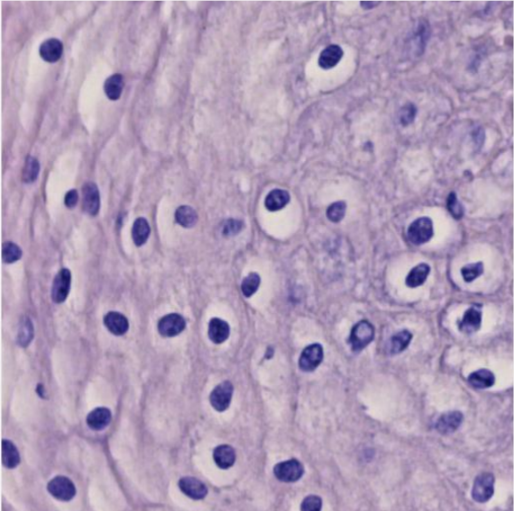
%> input picture cell-counting/cell.png, 514 x 511 px
$ octave cell_counter_rgb.m   (GNU Octave 9; MATLAB toolbox functions it lacks are replaced by stand-ins)
%> lines starting %> are read from the running program, lines starting %| are printed output that depends on the picture; in (x1, y1, x2, y2) boxes, pixels count from 0 and x2, y2 are one past the last pixel; in counts of white or black regions, pixels touching at a corner belong together; the program's own positions count from 1
clear all, close all; clc

I = imread('cell.png');
%> I is the input picture: size 511x514x3 uint8; mean R, G, B 176.3, 155.7, 184.8

[Nx, My, D] = size(I);
%> Nx = 511; My = 514; D = 3
I_mat = reshape(I, Nx*My, 3);

[ID, Ct] = kmeans(double(I_mat), 2);
%> Ct = [183.8 162.6 188.6; 96.71 82.22 143.5]

I_kmn = reshape(ID, Nx, My, []);
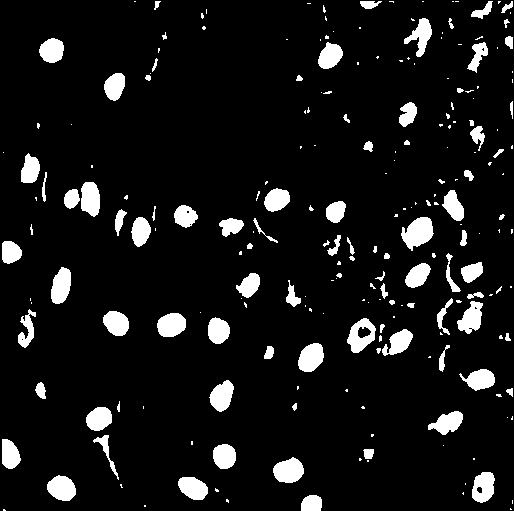
%> I_kmn: size 511x514 double; values 1 (black) and 2 (white), 8.6% white; 225 white regions (131 under 20 px), largest, box (x1, y1, x2, y2) and area: (401, 217, 434, 251) 707, (273, 457, 304, 483) 592, (347, 318, 376, 353) 571
B1 = labeloverlay(I, I_kmn);
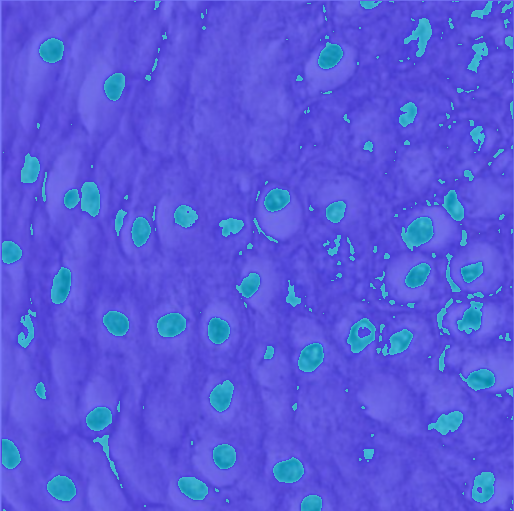
%> B1: size 511x514x3 uint8; mean R, G, B 88.4, 89, 220.1

Ibw = I_kmn == 2;
Ibw2 = bwareaopen(Ibw, 200);
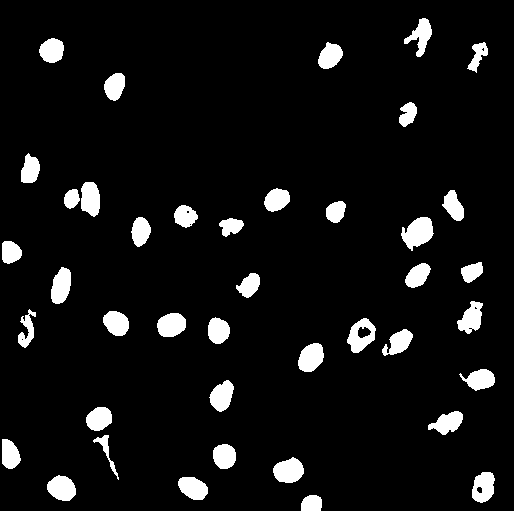
%> Ibw2: size 511x514 logical; 7% white; 41 white regions, largest, box (x1, y1, x2, y2) and area: (401, 217, 434, 251) 707, (273, 457, 304, 483) 592, (347, 318, 376, 353) 571

Ibw3 = imfill(Ibw2, "holes");
%> Ibw3: size 511x514 logical; 7% white; 41 white regions, largest, box (x1, y1, x2, y2) and area: (401, 217, 434, 251) 707, (347, 318, 376, 353) 673, (273, 457, 304, 483) 592

se = strel('disk', 7);
Ibw4 = imopen(Ibw3, se);
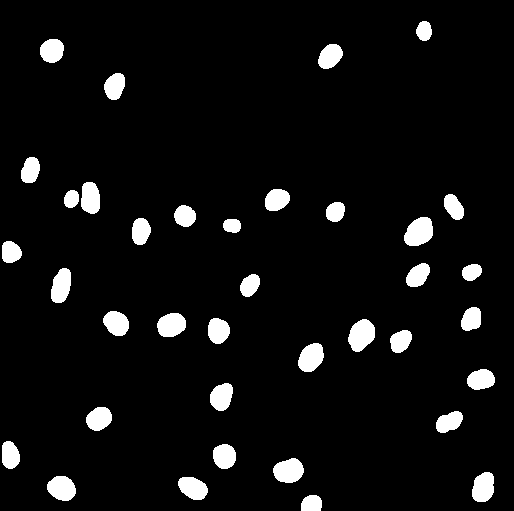
%> Ibw4: size 511x514 logical; 6.1% white; 37 white regions, largest, box (x1, y1, x2, y2) and area: (404, 217, 433, 246) 643, (348, 319, 375, 352) 639, (273, 458, 304, 483) 588

B2 = labeloverlay(I, Ibw4);
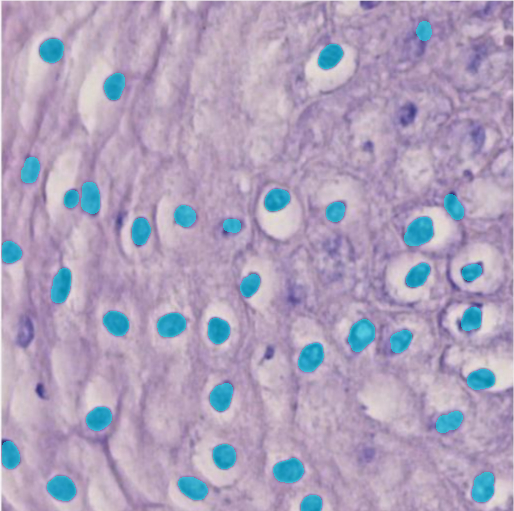
%> B2: size 511x514x3 uint8; mean R, G, B 173.8, 161.3, 188.3

figure,
subplot(3,3,1), imshow(I,[]), title('Original Image');
subplot(3,3,2), imshow(B1,[]), title('Overlayed Kmeans');
subplot(3,3,3), imshow(Ibw,[]), title('Ibw');
subplot(3,3,4), imshow(Ibw2, []), title('Ibw2 (bwareaopen)');
subplot(3,3,5), imshow(Ibw3, []), title('Ibw3 (imfill)');
subplot(3,3,6), imshow(Ibw4, []), title('Ibw4 (imopen)');
subplot(3,3,7), imshow(B2, []), title('Overlayed Final');
